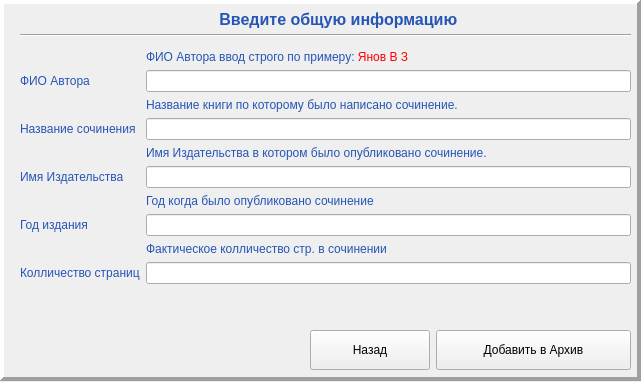
<?xml version="1.0" encoding="UTF-8"?>
<ui version="4.0">
 <class>InputDataWindow</class>
 <widget class="QWidget" name="InputDataWindow">
  <property name="windowModality">
   <enum>Qt::WindowModal</enum>
  </property>
  <property name="geometry">
   <rect>
    <x>0</x>
    <y>0</y>
    <width>641</width>
    <height>382</height>
   </rect>
  </property>
  <property name="sizePolicy">
   <sizepolicy hsizetype="Fixed" vsizetype="Fixed">
    <horstretch>0</horstretch>
    <verstretch>0</verstretch>
   </sizepolicy>
  </property>
  <property name="minimumSize">
   <size>
    <width>100</width>
    <height>100</height>
   </size>
  </property>
  <property name="maximumSize">
   <size>
    <width>700</width>
    <height>400</height>
   </size>
  </property>
  <property name="windowTitle">
   <string>Add Records</string>
  </property>
  <property name="windowIcon">
   <iconset resource="../../Icons/MyIcons.qrc">
    <normaloff>:/MyIcons/AddRecords.png</normaloff>:/MyIcons/AddRecords.png</iconset>
  </property>
  <widget class="QFrame" name="frame">
   <property name="geometry">
    <rect>
     <x>0</x>
     <y>0</y>
     <width>641</width>
     <height>381</height>
    </rect>
   </property>
   <property name="frameShape">
    <enum>QFrame::Panel</enum>
   </property>
   <property name="frameShadow">
    <enum>QFrame::Raised</enum>
   </property>
   <property name="lineWidth">
    <number>4</number>
   </property>
   <property name="midLineWidth">
    <number>0</number>
   </property>
   <widget class="Line" name="line">
    <property name="geometry">
     <rect>
      <x>20</x>
      <y>20</y>
      <width>611</width>
      <height>31</height>
     </rect>
    </property>
    <property name="orientation">
     <enum>Qt::Horizontal</enum>
    </property>
   </widget>
   <widget class="QLabel" name="label">
    <property name="geometry">
     <rect>
      <x>210</x>
      <y>10</y>
      <width>261</width>
      <height>20</height>
     </rect>
    </property>
    <property name="text">
     <string>&lt;html&gt;&lt;head/&gt;&lt;body&gt;&lt;p align=&quot;center&quot;&gt;&lt;span style=&quot; font-size:12pt; font-weight:600; color:#2555b5;&quot;&gt;Введите общую информацию &lt;/span&gt;&lt;/p&gt;&lt;/body&gt;&lt;/html&gt;</string>
    </property>
   </widget>
   <widget class="QWidget" name="formLayoutWidget">
    <property name="geometry">
     <rect>
      <x>20</x>
      <y>50</y>
      <width>611</width>
      <height>271</height>
     </rect>
    </property>
    <layout class="QFormLayout" name="formLayout">
     <item row="0" column="1">
      <widget class="QLabel" name="label_7">
       <property name="text">
        <string>&lt;html&gt;&lt;head/&gt;&lt;body&gt;&lt;p&gt;&lt;span style=&quot; color:#2555b5;&quot;&gt;ФИО Автора ввод строго по примеру: &lt;/span&gt;&lt;span style=&quot; color:#ff0000;&quot;&gt;Янов В З&lt;/span&gt;&lt;/p&gt;&lt;/body&gt;&lt;/html&gt;</string>
       </property>
      </widget>
     </item>
     <item row="1" column="0">
      <widget class="QLabel" name="label_2">
       <property name="text">
        <string>&lt;html&gt;&lt;head/&gt;&lt;body&gt;&lt;p&gt;&lt;span style=&quot; color:#2555b5;&quot;&gt;ФИО Автора&lt;/span&gt;&lt;/p&gt;&lt;/body&gt;&lt;/html&gt;</string>
       </property>
      </widget>
     </item>
     <item row="1" column="1">
      <widget class="QLineEdit" name="lineFioAuthor"/>
     </item>
     <item row="2" column="1">
      <widget class="QLabel" name="label_8">
       <property name="text">
        <string>&lt;html&gt;&lt;head/&gt;&lt;body&gt;&lt;p&gt;&lt;span style=&quot; color:#2555b5;&quot;&gt;Название книги по которому было написано сочинение.&lt;/span&gt;&lt;/p&gt;&lt;/body&gt;&lt;/html&gt;</string>
       </property>
      </widget>
     </item>
     <item row="3" column="0">
      <widget class="QLabel" name="label_3">
       <property name="text">
        <string>&lt;html&gt;&lt;head/&gt;&lt;body&gt;&lt;p&gt;&lt;span style=&quot; color:#2555b5;&quot;&gt;Название сочинения&lt;/span&gt;&lt;/p&gt;&lt;/body&gt;&lt;/html&gt;</string>
       </property>
      </widget>
     </item>
     <item row="3" column="1">
      <widget class="QLineEdit" name="lineNameEssay"/>
     </item>
     <item row="4" column="1">
      <widget class="QLabel" name="label_9">
       <property name="text">
        <string>&lt;html&gt;&lt;head/&gt;&lt;body&gt;&lt;p&gt;&lt;span style=&quot; color:#2555b5;&quot;&gt;Имя Издательства в котором было опубликовано сочинение.&lt;/span&gt;&lt;/p&gt;&lt;/body&gt;&lt;/html&gt;</string>
       </property>
      </widget>
     </item>
     <item row="5" column="0">
      <widget class="QLabel" name="label_4">
       <property name="text">
        <string>&lt;html&gt;&lt;head/&gt;&lt;body&gt;&lt;p&gt;&lt;span style=&quot; color:#2555b5;&quot;&gt;Имя Издательства&lt;/span&gt;&lt;/p&gt;&lt;/body&gt;&lt;/html&gt;</string>
       </property>
      </widget>
     </item>
     <item row="5" column="1">
      <widget class="QLineEdit" name="lineNamePublisher"/>
     </item>
     <item row="6" column="1">
      <widget class="QLabel" name="label_10">
       <property name="text">
        <string>&lt;html&gt;&lt;head/&gt;&lt;body&gt;&lt;p&gt;&lt;span style=&quot; color:#2555b5;&quot;&gt;Год когда было опубликовано сочинение&lt;/span&gt;&lt;/p&gt;&lt;/body&gt;&lt;/html&gt;</string>
       </property>
      </widget>
     </item>
     <item row="7" column="0">
      <widget class="QLabel" name="label_5">
       <property name="text">
        <string>&lt;html&gt;&lt;head/&gt;&lt;body&gt;&lt;p&gt;&lt;span style=&quot; color:#2555b5;&quot;&gt;Год издания&lt;/span&gt;&lt;/p&gt;&lt;/body&gt;&lt;/html&gt;</string>
       </property>
      </widget>
     </item>
     <item row="7" column="1">
      <widget class="QLineEdit" name="lineYearPublication"/>
     </item>
     <item row="8" column="1">
      <widget class="QLabel" name="label_11">
       <property name="text">
        <string>&lt;html&gt;&lt;head/&gt;&lt;body&gt;&lt;p&gt;&lt;span style=&quot; color:#2555b5;&quot;&gt;Фактическое колличество стр. в сочинении &lt;/span&gt;&lt;/p&gt;&lt;/body&gt;&lt;/html&gt;</string>
       </property>
      </widget>
     </item>
     <item row="9" column="0">
      <widget class="QLabel" name="label_6">
       <property name="text">
        <string>&lt;html&gt;&lt;head/&gt;&lt;body&gt;&lt;p&gt;&lt;span style=&quot; color:#2555b5;&quot;&gt;Колличество страниц&lt;/span&gt;&lt;/p&gt;&lt;/body&gt;&lt;/html&gt;</string>
       </property>
      </widget>
     </item>
     <item row="9" column="1">
      <widget class="QLineEdit" name="lineCountPage"/>
     </item>
    </layout>
   </widget>
   <widget class="QWidget" name="horizontalLayoutWidget">
    <property name="geometry">
     <rect>
      <x>310</x>
      <y>330</y>
      <width>321</width>
      <height>41</height>
     </rect>
    </property>
    <layout class="QHBoxLayout" name="horizontalLayout_2">
     <item>
      <widget class="QPushButton" name="backButton">
       <property name="minimumSize">
        <size>
         <width>0</width>
         <height>0</height>
        </size>
       </property>
       <property name="maximumSize">
        <size>
         <width>120</width>
         <height>40</height>
        </size>
       </property>
       <property name="text">
        <string>Назад</string>
       </property>
      </widget>
     </item>
     <item>
      <widget class="QPushButton" name="addWorkButton">
       <property name="maximumSize">
        <size>
         <width>250</width>
         <height>40</height>
        </size>
       </property>
       <property name="text">
        <string>Добавить в Архив</string>
       </property>
      </widget>
     </item>
    </layout>
   </widget>
  </widget>
 </widget>
 <resources>
  <include location="../../Icons/MyIcons.qrc"/>
 </resources>
 <connections/>
</ui>
